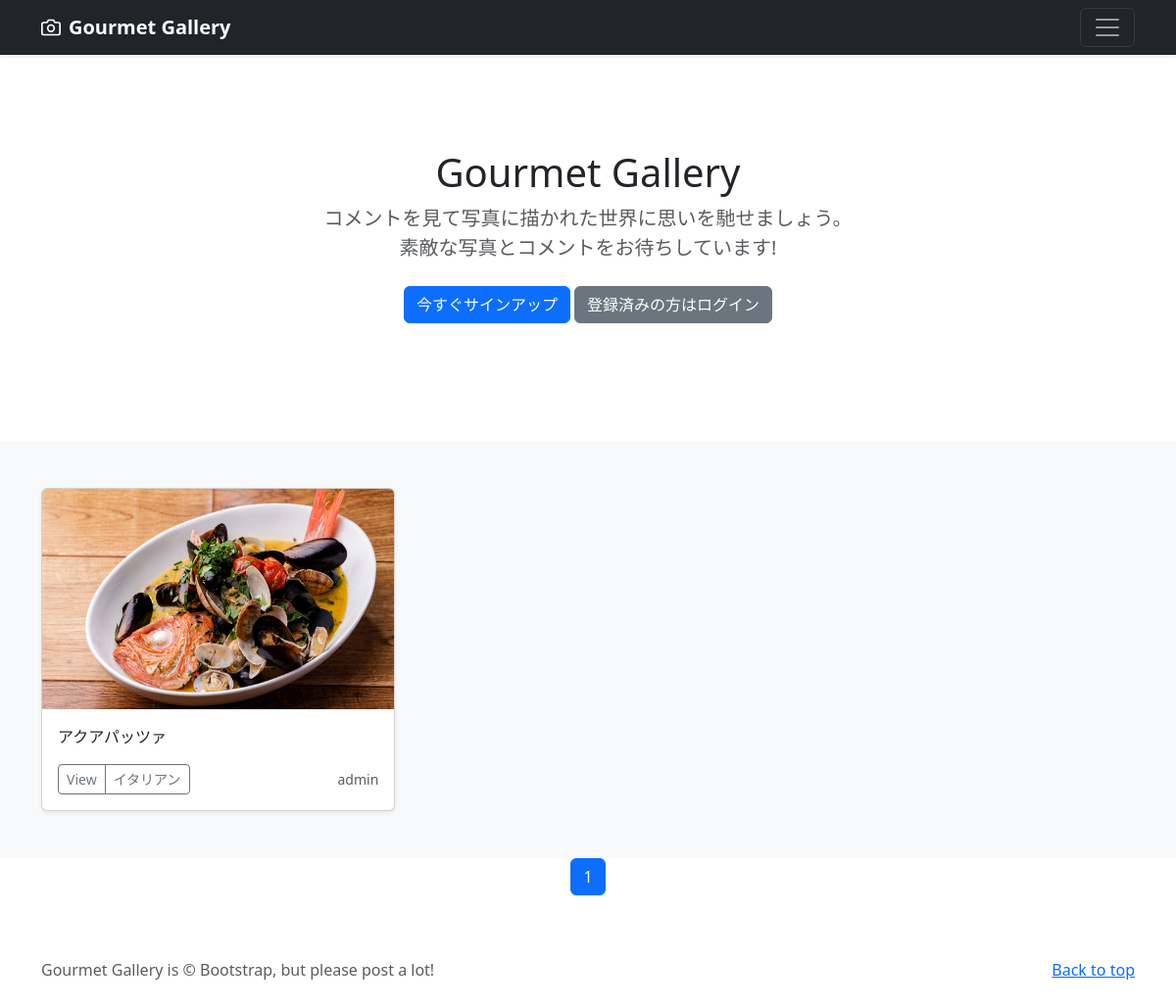
The page /gourmetphoto/4 on the database its author committed.
### gourmetphoto/models.py (models this page shows, shortened)
class GourmetphotoPost(models.Model):
    user = models.ForeignKey(CustomUser, verbose_name='ユーザー', on_delete=models.CASCADE)
    Category = models.ForeignKey(Category, verbose_name='カテゴリ', on_delete=models.PROTECT)
    title = models.CharField(verbose_name='タイトル', max_length=200)
    comment = models.TextField(verbose_name='コメント',)
    image1 = models.ImageField(verbose_name='イメージ1', upload_to = 'photos')
    image2 = models.ImageField(verbose_name='イメージ2', upload_to = 'photos', blank=True, null=True)
    posted_at = models.DateTimeField(verbose_name='投稿日時', auto_now_add=True)

class Category(models.Model):
    title = models.CharField(verbose_name='カテゴリ', max_length=20)

### gourmetphotoaccounts/models.py (models this page shows)
class CustomUser(AbstractUser):
    pass

### gourmetphoto/views.py (the view)
# urls.py: path('gourmetphoto/<int:Category>', views.CategoryView.as_view(), name = 'gourmetphotos_cat'),
class CategoryView(ListView):
    template_name = 'gourmetphoto/index.html'
    paginate_by = 9
    def get_queryset(self):
        Category_id = self.kwargs['Category']
        Categories = GourmetphotoPost.objects.filter(Category=Category_id).order_by('-posted_at')
        return Categories

### gourmetphoto/templates/gourmetphoto/index.html (shortened to what this page needs)
{% extends 'gourmetphoto/base.html' %}
    {% block contents %}
    {% include "gourmetphoto/photos_title.html" %}
    {% include "gourmetphoto/photos_list.html" %}
    {% include "gourmetphoto/pagination.html" %}
    {% endblock %}

### gourmetphoto/templates/gourmetphoto/photos_list.html
  <div class="album py-5 bg-body-tertiary">
    <div class="container">
      <div class="row row-cols-1 row-cols-sm-2 row-cols-md-3 g-3">
        {% for record in object_list %}
        <div class="col">
          <div class="card shadow-sm">
            <img src="{{ record.image1.url }}" class="bd-placeholder-img card-img-top" width="100%" height="225" xmlns="http://www.w3.org/2000/svg" role="img" aria-label="Placeholder: Thumbnail" preserveAspectRatio="xMidYMid slice" focusable="false"><title>Placeholder</title><rect width="100%" height="100%" fill="#55595c"/></img>
            <div class="card-body">
              <p class="card-text">{{record.title}}</p>
              <div class="d-flex justify-content-between align-items-center">
                <div class="btn-group">
                  <button type="button" class="btn btn-sm btn-outline-secondary"
                  onclick="location.href='{% url 'gourmetphoto:photo_detail' record.pk %}'">
                  View</button>
                  <button type="button" class="btn btn-sm btn-outline-secondary"
                    onclick="location.href='{% url 'gourmetphoto:gourmetphotos_cat' Category=record.Category.id %}'">
                    {{record.Category.title}}</button>
                </div>
                <small class="text-muted">{{record.user.username}}</small>
              </div>
            </div>
          </div>
        </div>
        {% endfor %}
      </div>
    </div>
  </div>

### gourmetphoto/templates/gourmetphoto/base.html (style rules this page uses)
.bd-placeholder-img { font-size: 1.125rem; text-anchor: middle; -webkit-user-select: none; -moz-user-select: none; user-select: none; }

### rows shown on the page
GourmetphotoPost: image1 (picture), title "アクアパッツァ", Category "イタリアン", user.username "admin"

### other values the page prints
{{ num }} "1"
